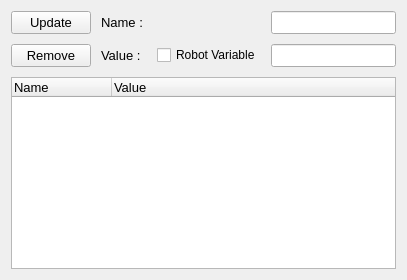
              <widget class="QWidget" name="tab_18">
               <attribute name="title">
                <string>Query</string>
               </attribute>
               <layout class="QHBoxLayout" name="horizontalLayout_26">
                <item>
                 <layout class="QGridLayout" name="gridLayout_70" columnstretch="1,1,1,8">
                  <property name="spacing">
                   <number>10</number>
                  </property>
                  <item row="0" column="3">
                   <widget class="QLineEdit" name="textbox_tc_query_name">
                    <property name="maximumSize">
                     <size>
                      <width>1000</width>
                      <height>150</height>
                     </size>
                    </property>
                    <property name="font">
                     <font>
                      <family>Segoe UI</family>
                      <pointsize>10</pointsize>
                     </font>
                    </property>
                   </widget>
                  </item>
                  <item row="1" column="3">
                   <widget class="QLineEdit" name="textbox_tc_query_value">
                    <property name="maximumSize">
                     <size>
                      <width>1000</width>
                      <height>150</height>
                     </size>
                    </property>
                    <property name="font">
                     <font>
                      <family>Segoe UI</family>
                      <pointsize>10</pointsize>
                     </font>
                    </property>
                   </widget>
                  </item>
                  <item row="2" column="0" colspan="4">
                   <widget class="QTreeWidget" name="table_tc_query">
                    <property name="font">
                     <font>
                      <family>Segoe UI</family>
                      <pointsize>10</pointsize>
                     </font>
                    </property>
                    <column>
                     <property name="text">
                      <string>Name</string>
                     </property>
                    </column>
                    <column>
                     <property name="text">
                      <string>Value</string>
                     </property>
                    </column>
                   </widget>
                  </item>
                  <item row="1" column="2">
                   <widget class="QCheckBox" name="checkBox_tc_query_robot_variable">
                    <property name="text">
                     <string>Robot Variable</string>
                    </property>
                   </widget>
                  </item>
                  <item row="0" column="1">
                   <widget class="QLabel" name="label_121">
                    <property name="font">
                     <font>
                      <family>Segoe UI</family>
                      <pointsize>10</pointsize>
                     </font>
                    </property>
                    <property name="text">
                     <string>Name : </string>
                    </property>
                    <property name="alignment">
                     <set>Qt::AlignLeading|Qt::AlignLeft|Qt::AlignVCenter</set>
                    </property>
                   </widget>
                  </item>
                  <item row="1" column="1">
                   <widget class="QLabel" name="label_122">
                    <property name="font">
                     <font>
                      <family>Segoe UI</family>
                      <pointsize>10</pointsize>
                     </font>
                    </property>
                    <property name="text">
                     <string>Value : </string>
                    </property>
                   </widget>
                  </item>
                  <item row="1" column="0">
                   <widget class="QPushButton" name="btn_tc_remove_query">
                    <property name="font">
                     <font>
                      <family>Segoe UI</family>
                      <pointsize>10</pointsize>
                     </font>
                    </property>
                    <property name="text">
                     <string>Remove</string>
                    </property>
                   </widget>
                  </item>
                  <item row="0" column="0">
                   <widget class="QPushButton" name="btn_tc_update_query">
                    <property name="font">
                     <font>
                      <family>Segoe UI</family>
                      <pointsize>10</pointsize>
                     </font>
                    </property>
                    <property name="text">
                     <string>Update</string>
                    </property>
                   </widget>
                  </item>
                 </layout>
                </item>
               </layout>
              </widget>
